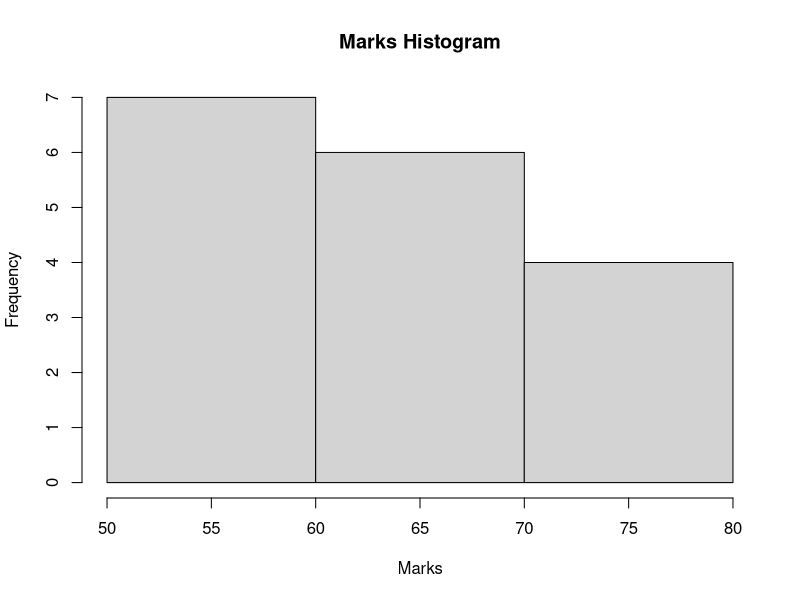

Write the R code that produced this figure.
marks <- c(55,60,71,63,55,65,50,55,58,59,61,63,65,67,71,72,75)
sorted_marks <- sort(marks)
bins <- split(sorted_marks,
              rep(1:3, each = 6, length.out = length(marks)))
print(bins)
bins_width <- cut(marks, breaks = 3)
print(bins_width)
hist(marks, breaks = 3, xlab = "Marks",
     main = "Marks Histogram")
